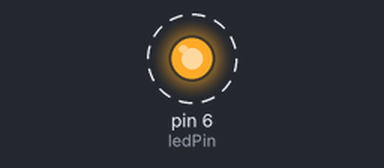
Recording of a sketch running on a simulated Arduino Uno, built with avr-gcc and run on an emulated ATmega328P. Parts: output pins drawn as LEDs (lit = HIGH). Dashed ring = blinking.

Above: at 0.2 s.
Timing chart, 0 to 3.0 s (numbered marks = the images above):
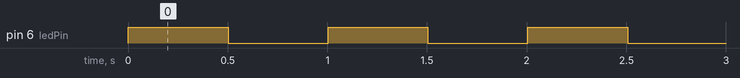

Measured:
- by itself, pin 6 (ledPin): alternates HIGH for 0.50 s and LOW for 0.50 s

The sketch:

blinkWithoutDelay_in_class_version.ino
```cpp
const int ledPin = 6;
long timer = 0;
int timerLength = 500;
bool onOff = false;

void setup() {
  // put your setup code here, to run once:
  pinMode(ledPin, OUTPUT);
}

void loop() {
  // put your main code here, to run repeatedly:
  if (millis()>timer){
    onOff = !onOff;
    digitalWrite(ledPin, onOff);
    timer = millis() + timerLength;
  }
}
```
